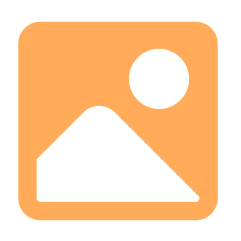
#> input picture SimpleImgViewer/new_icon_source.png, 241 x 241 px, found by its file name
$ python gen_new_icon.py
#> lines starting #> are read from the running program, lines starting #| are printed output that depends on the picture
#!/usr/bin/env python3
"""Generate SimpleImgViewer app icon from attached PNG."""
from PIL import Image, ImageDraw
import os, math

SIZE = 1024
ICONSET_DIR = '/Users/daddy/hermesworkspace/simpleimgviewer/AppIcon.iconset'
os.makedirs(ICONSET_DIR, exist_ok=True)

# Load source image and resize to 1024
source = Image.open('/Users/daddy/hermesworkspace/simpleimgviewer/new_icon_source.png')
#> source is the input picture: PIL image 241x241 RGBA; mean R, G, B, A 255, 216.9, 179.7, 255
img = source.resize((SIZE, SIZE), resample=Image.LANCZOS)
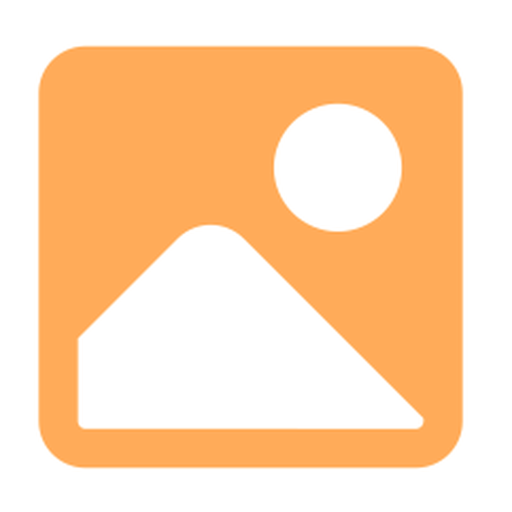
#> img: PIL image 1024x1024 RGBA (shown at 1/2 size); mean R, G, B, A 255, 216.9, 179.6, 255

# Draw the icon onto a canvas
canvas = Image.new('RGBA', (SIZE, SIZE), (0, 0, 0, 0))
#> canvas: PIL image 1024x1024 RGBA; every value is 0
canvas.paste(img, (0, 0))

# Save 1024x1024
canvas.save('/Users/daddy/hermesworkspace/simpleimgviewer/AppIcon_1024.png', 'PNG')

# Generate all required icon sizes
sizes = [16, 32, 64, 128, 256, 512, 1024]
for s in sizes:
    scaled = canvas.resize((s, s), resample=Image.LANCZOS)
    scaled.save(os.path.join(ICONSET_DIR, f'icon_{s}x{s}.png'), 'PNG')
#> this loop made 7 passes
#> pass 1, `scaled = canvas.resize((s, s), resample=Image.LANCZOS)`:
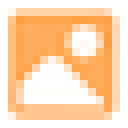
#> scaled: PIL image 16x16 RGBA (shown 8 times larger); mean R, G, B, A 255, 215.4, 176.7, 255
#> pass 2, `scaled = canvas.resize((s, s), resample=Image.LANCZOS)`:
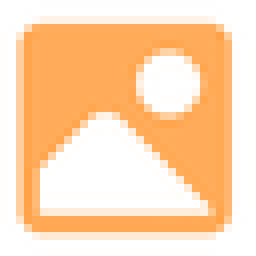
#> scaled: PIL image 32x32 RGBA (shown 8 times larger); mean R, G, B, A 255, 216.3, 178.4, 255
#> pass 3, `scaled = canvas.resize((s, s), resample=Image.LANCZOS)`:
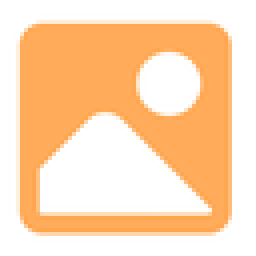
#> scaled: PIL image 64x64 RGBA (shown 4 times larger); mean R, G, B, A 255, 216.6, 179, 255

# @2x versions
for s in [32, 64, 128, 256, 512, 1024]:
    orig = s // 2
    scaled = canvas.resize((s, s), resample=Image.LANCZOS)
    scaled.save(os.path.join(ICONSET_DIR, f'icon_{orig}x{orig}@2x.png'), 'PNG')
#> this loop made 6 passes
#> pass 3, `scaled = canvas.resize((s, s), resample=Image.LANCZOS)`:
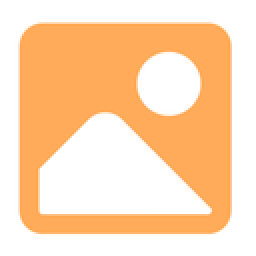
#> scaled: PIL image 128x128 RGBA (shown 2 times larger); mean R, G, B, A 255, 216.8, 179.4, 255

# Generate .icns
import subprocess
#> (the run stopped early here; a loop or call above may not have finished)
